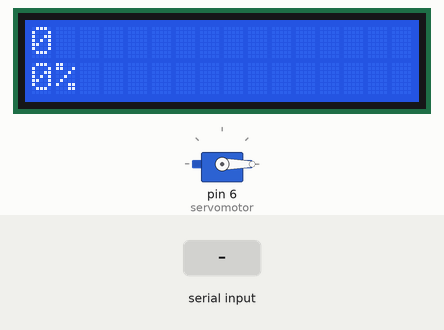
The sketch below on a simulated Arduino Uno, built with avr-gcc and run on an emulated ATmega328P. Shown: 16×2 character LCD, servo. The inputs (shaded band) are chosen by the test bench.

Above: at 1.2 s.
1.3 s: "b" received over Serial
At 2.4 s:
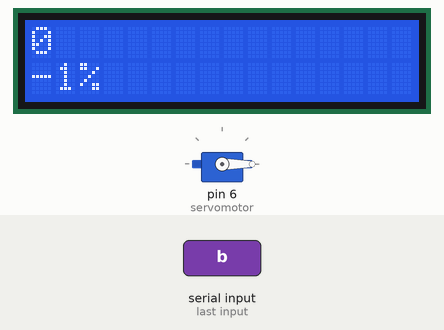
Timing chart, 0 to 4.3 s (numbered marks = the images above; inputs shaded):
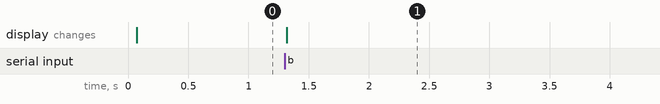

The sketch:

mod4_modbus.ino
```cpp
#include <LiquidCrystal.h>
#include <Servo.h>

Servo servomotor;

const int rs = 12, en = 11, d4 = 5, d5 = 4, d6 = 3, d7 = 2;
LiquidCrystal lcd(rs, en, d4, d5, d6, d7);

typedef union{
  struct{
    unsigned char high;
    unsigned char low;
    }parcial;
  int total;
}INTEIRO;
INTEIRO motor,servo;

void aciona_servo(int valor){
   int pos = map(valor,0,360,0,255);
   servomotor.write(pos);
   delay(10);
   lcd.setCursor(0,2);
   lcd.print(servo.total);
   lcd.print("%");
   lcd.setCursor(0,0);
   lcd.print(pos);
}

void setup() {
  // initialize both serial ports:
  lcd.begin(16, 2);
  Serial.begin(9600);
  servomotor.attach(6);
}

void loop() {

  uint8_t dadoRX;

  if (Serial.available() > 0) {
    dadoRX = Serial.read();
    if (dadoRX == 'a'){
      motor.total = Serial.read();
    }else if (dadoRX == 'b'){
      servo.total = Serial.read();
    }
  }
  aciona_servo(servo.total);
    //lcd.clear();
    //lcd.setCursor(0,0);
    //lcd.print(motor.total);
    //delay(100);
}
```

Measured:
- after the input at 1.3 s, the display: changes at once (image 1)
